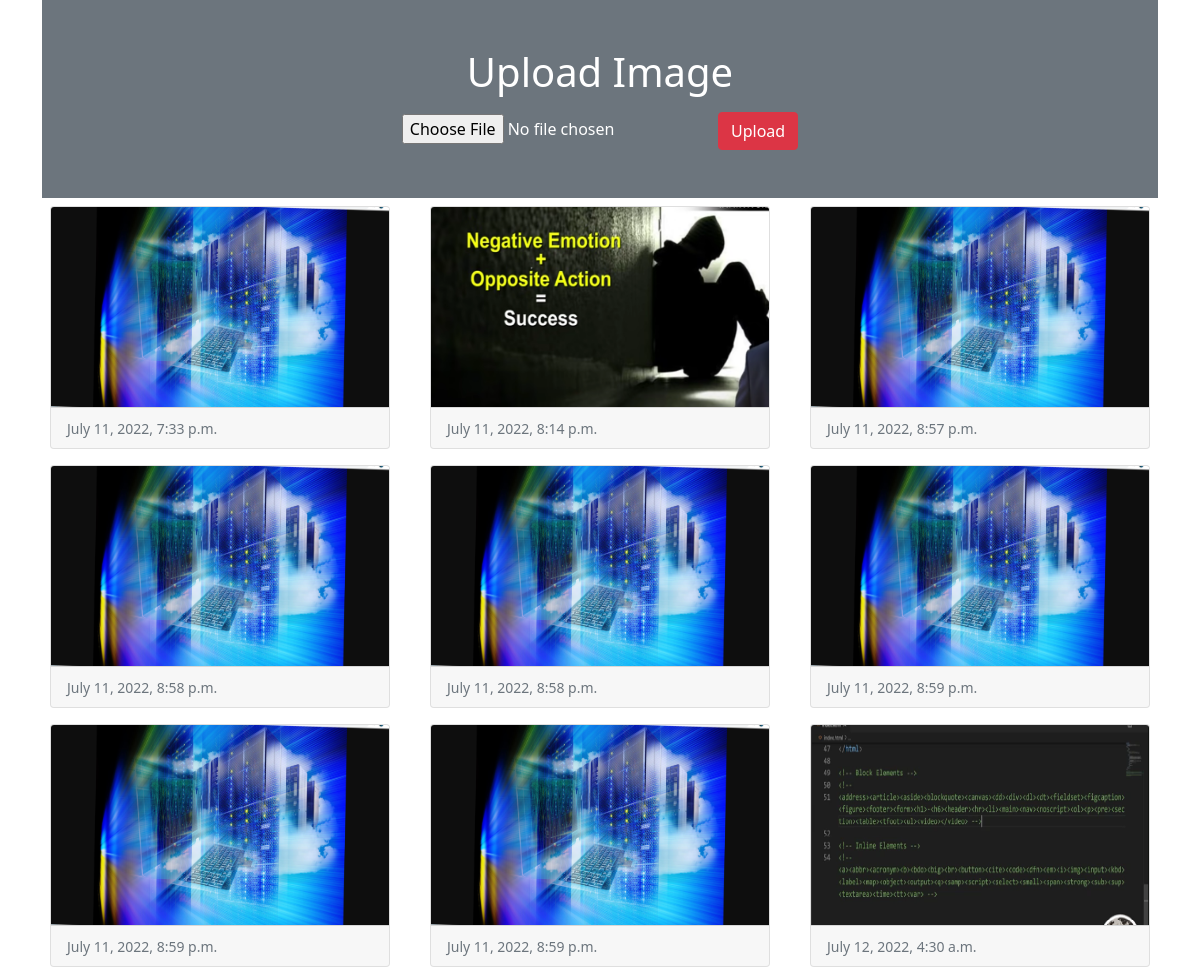
The page / on the database its author committed.
### picapp/models.py (models this page shows)
class Image(models.Model):
    photo=models.ImageField(upload_to="myimage")
    date=models.DateTimeField(auto_now_add=True)

### picapp/views.py (the view)
# urls.py: 2. Add a URL to urlpatterns:  path('', views.home, name='home')
def home(request):
    if request.method=="POST":
        form=ImageForm(request.POST, request.FILES)
        if form.is_valid():
            form.save()
    form=ImageForm()
    img=Image.objects.all()
    return render(request,'home.html',{'img':img, 'form':form})

### picapp/forms.py
class ImageForm(forms.ModelForm):
    class Meta:
        model=Image
        fields='__all__'
        labels={'photo':''}

### templates/home.html (shortened to what this page needs)
<!doctype html>
<html lang="en">
<head>
    <link href="https://cdn.jsdelivr.net/npm/bootstrap@5.0.2/dist/css/bootstrap.min.css" rel="stylesheet">
</head>
<body>
<div class="container">
    <div class="py-5 text-center bg-secondary text-white">
        <h1 class="mb-3">Upload Image</h1>
        <form action="" method="post" enctype="multipart/form-data">
            {{form}}
            <input type="submit" class="btn btn-danger" value="Upload">
        </form>
    </div>
    <div class="row">
        {% for x in img %}
            <div class="col-sm-4">
                <div class="card m-2">
                    <img src="{{x.photo.url}}" alt="" class="card-img-top" height="200px">
                    <div class="card-footer">
                        <small class="text-muted">{{x.date}}</small>
                    </div>
                </div>
            </div>
        {% endfor %}
    </div>
</div>
</body>
</html>

### rows shown on the page
Image: photo (picture), date "July 11, 2022, 7:33 p.m."
Image: photo (picture), date "July 11, 2022, 8:14 p.m."
Image: photo (picture), date "July 11, 2022, 8:57 p.m."
Image: photo (picture), date "July 11, 2022, 8:58 p.m."
Image: photo (picture), date "July 11, 2022, 8:58 p.m."
Image: photo (picture), date "July 11, 2022, 8:59 p.m."
Image: photo (picture), date "July 11, 2022, 8:59 p.m."
Image: photo (picture), date "July 11, 2022, 8:59 p.m."
Image: photo (picture), date "July 12, 2022, 4:30 a.m."
